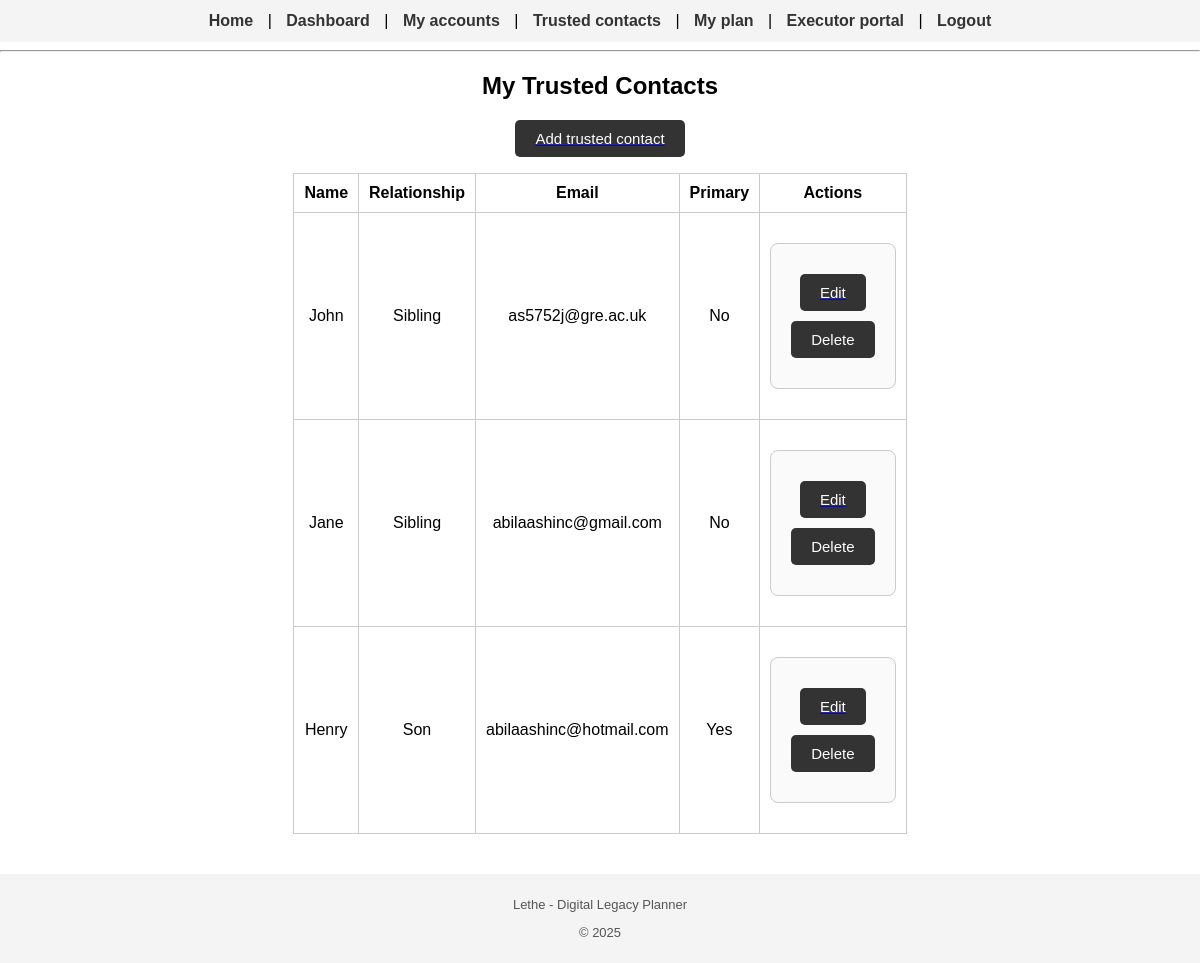
The app's page /contacts (signed in) with its own data.
### app/models.py (models this page shows)
class TrustedContact(db.Model):
    id = db.Column(db.Integer, primary_key=True)
    name = db.Column(db.String(120), nullable=False)
    relationship = db.Column(db.String(80))
    email = db.Column(db.String(120), nullable=False)
    is_primary = db.Column(db.Boolean, default=False)
    user_id = db.Column(db.Integer, db.ForeignKey("user.id"), nullable=False)

### app/routes.py (the view)
@app.route("/contacts")
@login_required
def manage_contacts():
    contacts = TrustedContact.query.filter_by(user_id=current_user.id).all()
    return render_template("contacts.html", contacts=contacts)

### app/models.py (called while the page is built)
@login_manager.user_loader
def load_user(user_id):
    return User.query.get(int(user_id))

### app/templates/contacts.html (shortened to what this page needs)
{% extends "base.html" %}
{% block content %}
<h2>My Trusted Contacts</h2>
<p>
    <a href="{{ url_for('add_contact') }}"><button>Add trusted contact</button></a>
</p>
{% if contacts %}
<table>
    <tr>
        <th>Name</th>
        <th>Relationship</th>
        <th>Email</th>
        <th>Primary</th>
        <th>Actions</th>
    </tr>
    {% for c in contacts %}
    <tr>
        <td>{{ c.name }}</td>
        <td>{{ c.relationship }}</td>
        <td>{{ c.email }}</td>
        <td>{% if c.is_primary %}Yes{% else %}No{% endif %}</td>
        <td>
            <form method="post" action="{{ url_for('delete_contact', contact_id=c.id) }}" onsubmit="return confirm('Delete this contact?');">
                <a href="{{ url_for('edit_contact', contact_id=c.id) }}"><button type="button">Edit</button></a>
                <button type="submit">Delete</button>
            </form>
        </td>
    </tr>
    {% endfor %}
</table>
{% else %}
<p>No trusted contacts added yet.</p>
{% endif %}
{% endblock %}

### app/static/style.css (style rules this page uses)
html, body { min-height: 100%; margin: 0; padding: 0; font-family: Arial, sans-serif; text-align: center; }
form { display: inline-block; text-align: left; padding: 20px; border: 1px solid #cccccc; border-radius: 8px; background-color: #fafafa; margin: 20px auto; }
table { margin-left: auto; margin-right: auto; border-collapse: collapse; }
table th, table td { padding: 10px; border: 1px solid #ccc; }
button { padding: 10px 20px; margin: 10px auto; display: block; border: none; background-color: #333; color: white; border-radius: 5px; cursor: pointer; font-size: 15px; }
h1, h2, h3 { margin-top: 20px; }

### records on screen
TrustedContact: name "John", relationship "Sibling", email "as5752j@gre.ac.uk", is_primary "No"
TrustedContact: name "Jane", relationship "Sibling", email "abilaashinc@gmail.com", is_primary "No"
TrustedContact: name "Henry", relationship "Son", email "abilaashinc@hotmail.com", is_primary "Yes"
